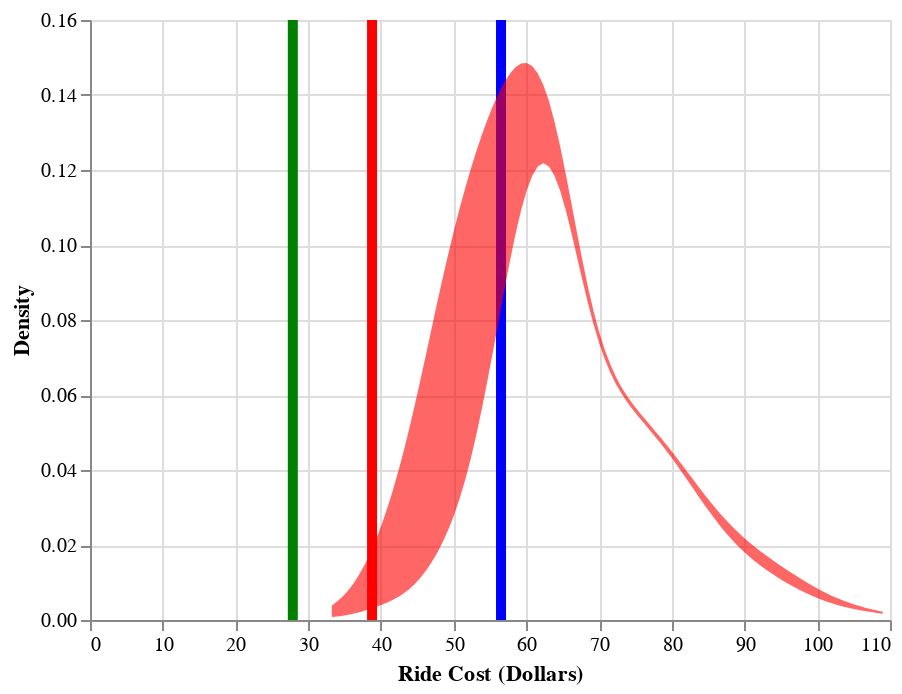

Notebook code cell kept with this figure:
### Markdown cell above
### Audience Participation

### Code cell
USER_PARAMS = {"pickup": "chicago ohare airport",
               "dropoff": "chicago aquarium",
               "forecast_hrs":1}

results = run_Fair_Fare(USER_PARAMS)

pd.set_option("display.precision", 2)
print(pd.DataFrame(results[5]).iloc[0])

show_viz(results)

### Figure 1 — Vega-Lite specification as saved in the notebook (floating-point values rounded to 4 significant figures; data arrays with more than 128 entries replaced by an {"elided": "..."} marker saying what was removed)
{"$schema": "https://vega.github.io/schema/vega-lite/v3.3.0.json", "config": {"mark": {"tooltip": null}, "view": {"height": 300, "width": 400}}, "datasets": {"data-9ef3173a3fe3138c43bbda1468b27fcf": [{"hour": 0, "parameter": "Rideshare_regular_price_estimate", "value": 38.78}, {"hour": 1, "parameter": "Rideshare_regular_price_estimate", "value": 38.65}, {"hour": 0, "parameter": "Rideshare_shared_price_estimate", "value": 27.89}, {"hour": 1, "parameter": "Rideshare_shared_price_estimate", "value": 28.04}, {"hour": 0, "parameter": "Taxi_price_estimate", "value": 56.52}, {"hour": 1, "parameter": "Taxi_price_estimate", "value": 57.41}], "data-cc30d085856a70d0657d589d4f70e179": {"elided": "300 records"}}, "layer": [{"data": {"name": "data-9ef3173a3fe3138c43bbda1468b27fcf"}, "encoding": {"color": {"field": "parameter", "scale": {"domain": ["Rideshare_regular_price_estimate", "Rideshare_shared_price_estimate", "Taxi_price_estimate"], "range": ["red", "green", "blue"]}, "type": "nominal"}, "size": {"value": 5}, "x": {"field": "value", "type": "quantitative"}}, "mark": {"color": "red", "type": "rule"}, "selection": {" ": {"bind": {"input": "range", "max": 9, "min": 0, "step": 1}, "fields": ["hour"], "init": {"hour": 0}, "type": "single"}}, "transform": [{"filter": {"selection": " "}}]}, {"data": {"name": "data-cc30d085856a70d0657d589d4f70e179"}, "encoding": {"color": {"field": "parameter", "legend": null, "scale": {"domain": ["Rideshare_Dist", "Shared_Rideshare_Dist", "Taxi_Dist"], "range": ["red", "green", "blue"]}, "type": "nominal"}, "opacity": {"condition": {"selection": "Ride Type", "value": 0.6}, "value": 0}, "x": {"field": "x", "title": "Ride Cost (Dollars)", "type": "quantitative"}, "y": {"field": "value", "title": "Density", "type": "quantitative"}}, "mark": {"point": false, "size": 4, "type": "area"}, "selection": {"Ride Type": {"bind": {"input": "select", "options": ["Rideshare_Dist", "Taxi_Dist"]}, "clear": false, "fields": ["parameter"], "init": {"parameter": "Rideshare_Dist"}, "on": "doubleclick", "type": "single"}}}]}
